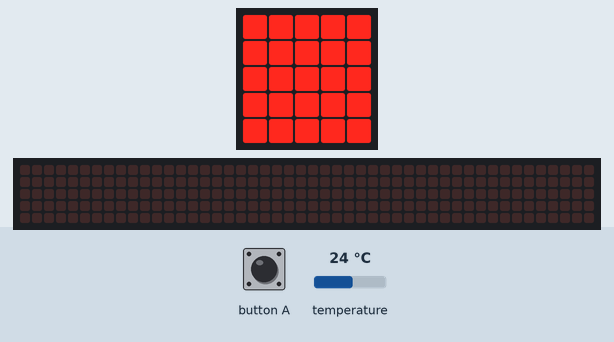
Bench run of a program on a simulated BBC micro:bit (MakeCode). Parts: the board's 5×5 LED display, a strip that is not on the board, showing the scrolling text unrolled. Inputs (shaded band) come from the test bench; at power-on: temperature 24 °C. The 48×5 strip is a reading aid, not a part: it shows the text the display is scrolling, unrolled, one strip-width of it at a time.

Above: at 1.2 s.
1.3 s: button A pressed for 0.15 s
At 1.53 s:
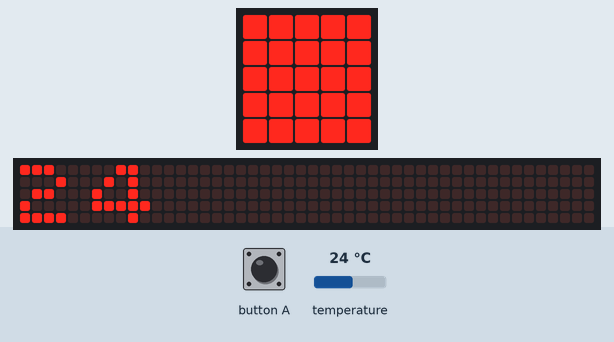
2.0 s: button A pressed for 0.15 s
2.7 s: temperature set to 12 °C
At 6.62 s:
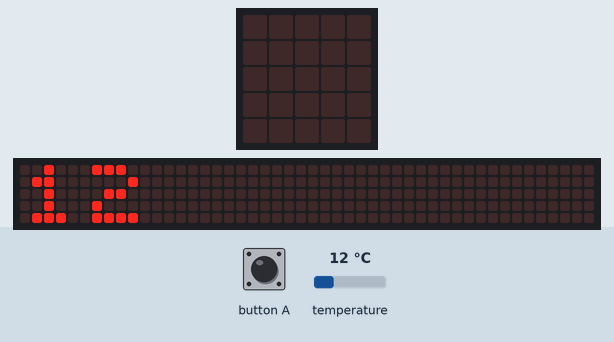
At 7.06 s:
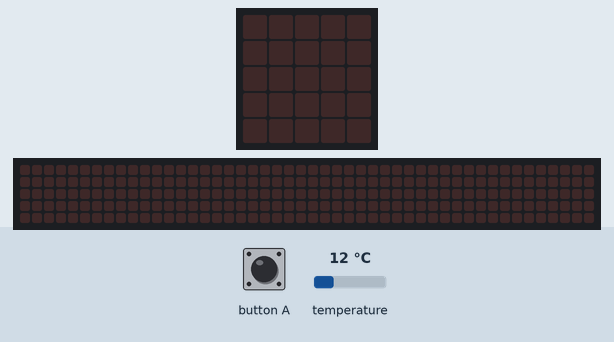
Timing chart, 0 to 8.6 s (numbered marks = the images above; inputs shaded):
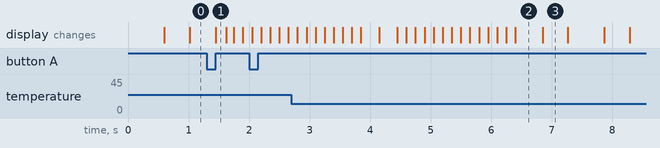

The program:

main.ts
```typescript
input.onButtonPressed(Button.A, function () {
    basic.showNumber(input.temperature())
})
basic.forever(function () {
    basic.showLeds(`
        # # # # #
        # # # # #
        # # # # #
        # # # # #
        # # # # #
        `)
    basic.pause(200)
    basic.showLeds(`
        . . . . .
        . . . . .
        . . . . .
        . . . . .
        . . . . .
        `)
})
```

test.ts
```typescript
// Tady jsou testy. Při použití tohoto balíčku jako rozšíření nebude zkompilováno.
```

Measured:
- after the input at 1.3 s, the display: changes after 0.15 s (image 1)
- what the display in image 2 shows lasts 0.5 s, from 6.4 s to 6.9 s
